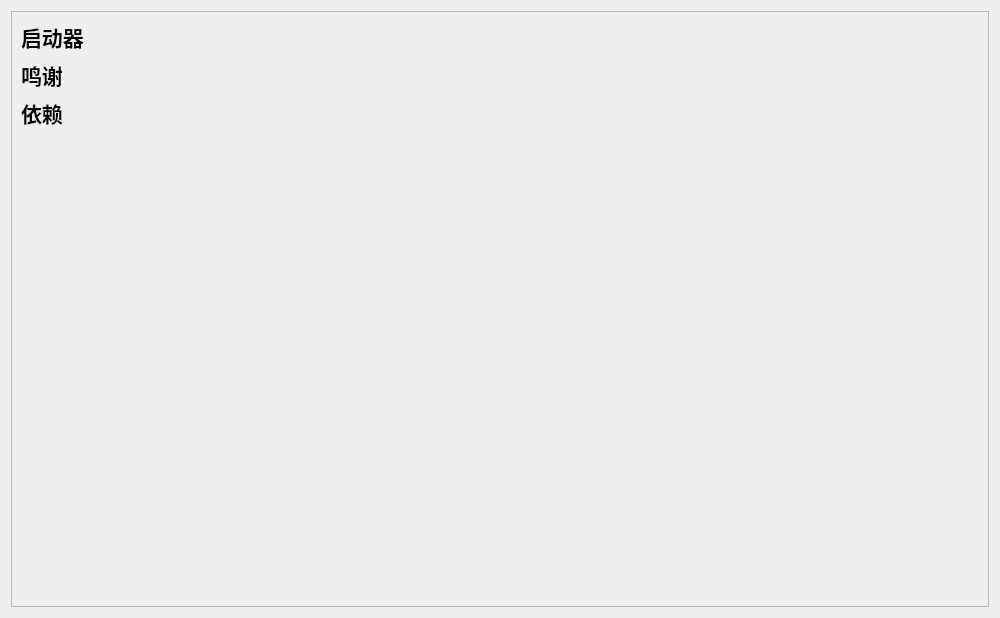
<?xml version="1.0" encoding="UTF-8"?>
<ui version="4.0">
 <class>About</class>
 <widget class="QWidget" name="About">
  <property name="geometry">
   <rect>
    <x>0</x>
    <y>0</y>
    <width>1000</width>
    <height>618</height>
   </rect>
  </property>
  <property name="windowTitle">
   <string>关于</string>
  </property>
  <layout class="QGridLayout" name="gridLayout">
   <item row="0" column="0">
    <widget class="ScrollArea" name="scrollArea">
     <property name="widgetResizable">
      <bool>true</bool>
     </property>
     <widget class="QWidget" name="scrollAreaWidgetContents">
      <property name="geometry">
       <rect>
        <x>0</x>
        <y>0</y>
        <width>980</width>
        <height>598</height>
       </rect>
      </property>
      <layout class="QGridLayout" name="gridLayout_2">
       <item row="1" column="0">
        <layout class="QVBoxLayout" name="launcher_layout"/>
       </item>
       <item row="3" column="0">
        <layout class="QVBoxLayout" name="thanks_layout"/>
       </item>
       <item row="5" column="0">
        <layout class="QVBoxLayout" name="dependences_layout"/>
       </item>
       <item row="0" column="0">
        <widget class="QLabel" name="label">
         <property name="font">
          <font>
           <pointsize>16</pointsize>
           <bold>true</bold>
          </font>
         </property>
         <property name="text">
          <string>启动器</string>
         </property>
        </widget>
       </item>
       <item row="2" column="0">
        <widget class="QLabel" name="label_2">
         <property name="font">
          <font>
           <pointsize>16</pointsize>
           <bold>true</bold>
          </font>
         </property>
         <property name="text">
          <string>鸣谢</string>
         </property>
        </widget>
       </item>
       <item row="4" column="0">
        <widget class="QLabel" name="label_3">
         <property name="font">
          <font>
           <pointsize>16</pointsize>
           <bold>true</bold>
          </font>
         </property>
         <property name="text">
          <string>依赖</string>
         </property>
        </widget>
       </item>
       <item row="6" column="0">
        <spacer name="verticalSpacer">
         <property name="orientation">
          <enum>Qt::Orientation::Vertical</enum>
         </property>
         <property name="sizeHint" stdset="0">
          <size>
           <width>20</width>
           <height>40</height>
          </size>
         </property>
        </spacer>
       </item>
      </layout>
     </widget>
    </widget>
   </item>
  </layout>
 </widget>
 <customwidgets>
  <customwidget>
   <class>ScrollArea</class>
   <extends>QScrollArea</extends>
   <header>qfluentwidgets</header>
   <container>1</container>
  </customwidget>
 </customwidgets>
 <resources/>
 <connections/>
</ui>
